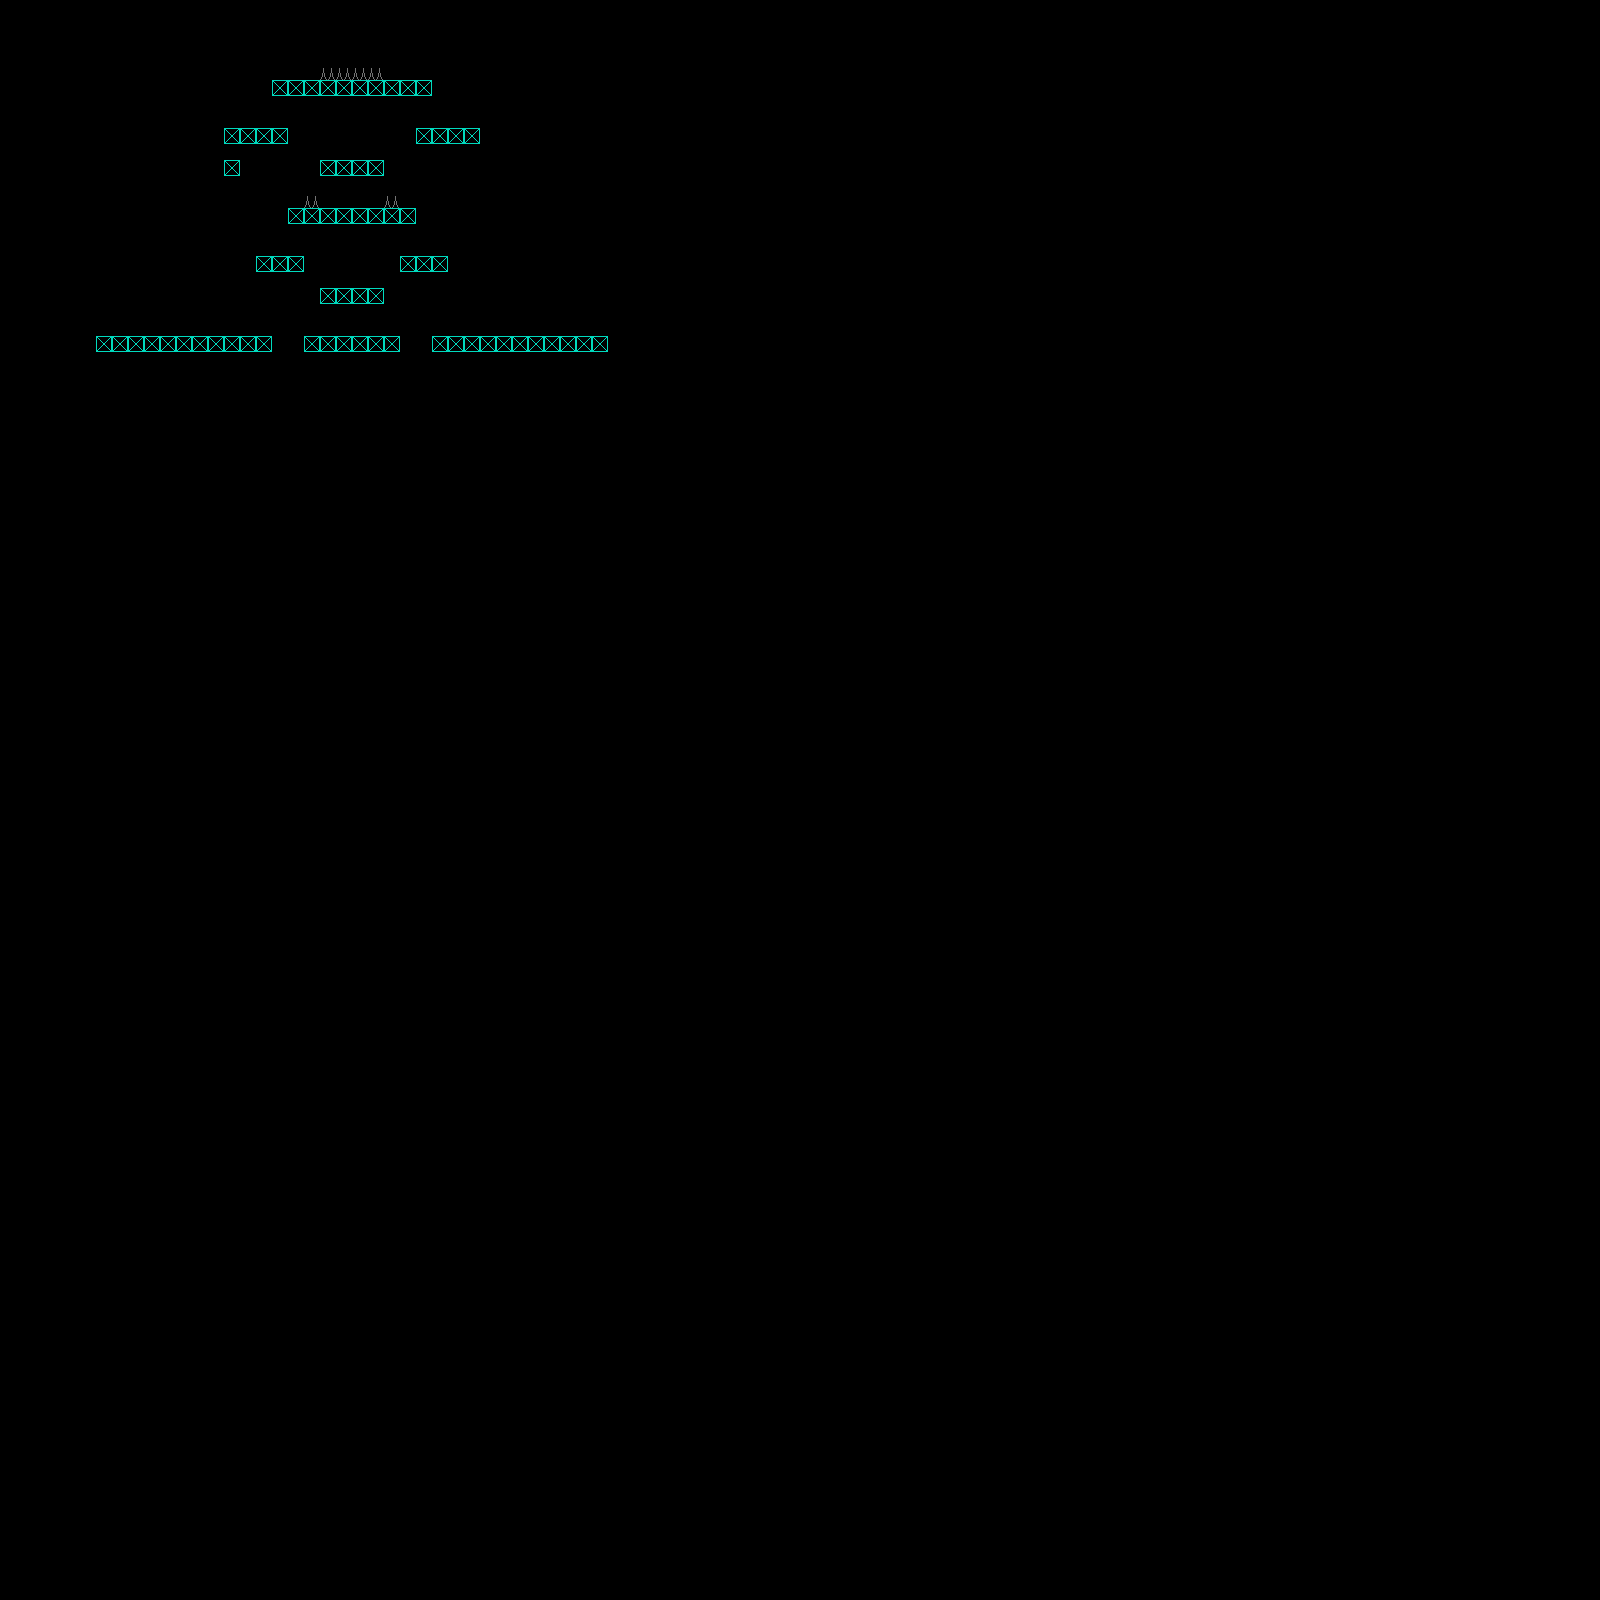

Tiled map render using the project's own tile images. Description and the map definition, with tile-layer contents summarised, below:
An orthogonal 100x100 tile map with 16x16 px tiles, 2 tile layers (Ground, Hazards) and 2 objects.

<map version="1.0" orientation="orthogonal" renderorder="left-up" width="100" height="100" tilewidth="16" tileheight="16" backgroundcolor="#000000" nextobjectid="1">
 <properties>
  <property name="unity:scale" value=".0625" />
 </properties>
 <tileset firstgid="1" name="basic_tileset" tilewidth="16" tileheight="16" tilecount="64" columns="8">
  <image source="../Art/GPJ_2D_Platformer_Sprites.png" width="128" height="128" />
  <tile id="16">
   <objectgroup draworder="index">
    <object id="0" x="0.125" y="0.125" width="15.625" height="15.625" />
   </objectgroup>
  </tile>
  <tile id="17">
   <objectgroup draworder="index">
    <object id="0" x="0.125" y="3.75" width="15.75" height="12.5" />
   </objectgroup>
  </tile>
 </tileset>
 <layer name="Ground" width="100" height="100">
  <properties>
   <property name="unity:layer" value="Ground" />
   <property name="unity:tag" value="Ground" />
  </properties>
  <data>[10000 cells, 73 non-empty, 2 distinct tile ids]</data>
 </layer>
 <layer name="Hazards" width="100" height="100">
  <properties>
   <property name="unity:isTrigger" value="true" />
  </properties>
  <data>[10000 cells, 2 non-empty, 1 distinct tile ids]</data>
 </layer>
</map>
